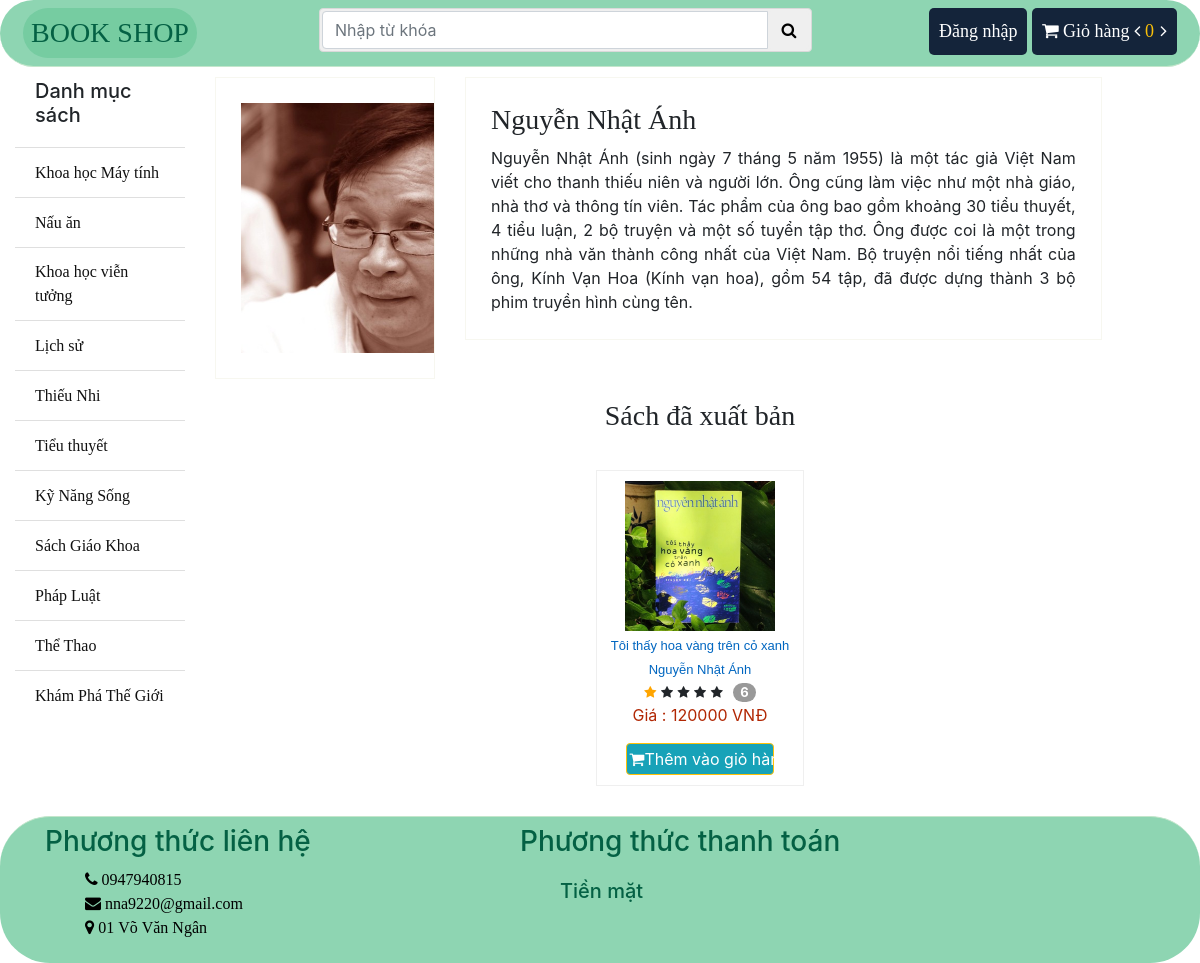
Screenshot of /writer/7 with the database file from the repository.
### store/models.py (models this page shows, shortened)
class Category(models.Model):
	name = models.CharField(max_length = 100)
	slug = models.SlugField(max_length = 150, unique=True ,db_index=True)#unique : đường dẫn duy nhất, db_index : tạo chỉ mục csdl
	create_at = models.DateTimeField(auto_now_add = True)#ngày khởi tạo  sp
	updated_at = models.DateTimeField(auto_now_add = True) #ngày cập nhập, chỉnh sửa

class Writer(models.Model):
	name = models.CharField(max_length = 100)
	slug = models.SlugField(max_length=150, unique=True ,db_index=True)
	bio = models.TextField()
	pic = models.FileField(upload_to = "writer/") #up load ảnh vào file tacgia
	create_at = models.DateTimeField(auto_now_add = True)
	updated_at = models.DateTimeField(auto_now_add = True)
	def __str__(self):
		return self.name

class Book(models.Model):
	writer = models.ForeignKey(Writer, on_delete = models.CASCADE)#on_delete : làm việc với khóa ngoại
	category = models.ForeignKey(Category, on_delete = models.CASCADE)
	name = models.CharField(max_length = 100)
	slug = models.SlugField(max_length=100, db_index=True)
	price = models.IntegerField() #Giá của sp
	stock = models.IntegerField() #Giảm giá
	coverpage = models.FileField(upload_to = "coverpage/") #Up load file ảnh vào coverpage
	bookpage = models.FileField(upload_to = "bookpage/") #-----------------------bookpage
	created = models.DateTimeField(auto_now_add=True)
	updated = models.DateTimeField(auto_now=True)
	totalreview = models.IntegerField(default=1) #Đánh giá = text
	totalrating = models.FloatField(default=5) #đnáh giá = sao
	status = models.IntegerField(default=0) #Trạng thái trong kho
	description = models.TextField() #Phần giưới thiệu sách

### store/views.py (the view)
# urls.py: path('writer/<int:id>', views.get_writer, name = "writer"),
def get_writer(request, id):
    wrt = get_object_or_404(Writer, id=id)
    book = Book.objects.filter(writer_id=wrt.id)
    context = {
        "wrt": wrt,
        "book": book
    }
    return render(request, "store/writer.html", context)

### cart/cart.py (called while the page is built)
    def __len__(self):
        return sum(item['quantity'] for item in self.cart.values())

### store/context_processors.py (called while the page is built)
def sidebar(request):
	categories = Category.objects.all()
	context = {
		"cat":categories
	}
	return context

def cart(request):
	cart = Cart(request)
	context = {
		"cart": cart
	}
	return context

### store/templatetags/customfunction.py (called while the page is built)
@register.filter(name='text_short')
def text_short(value):
	temp = value[0:50]
	return temp

### store/templates/store/writer.html
{% extends 'store/base.html' %}
{% load static %}
{% load customfunction %}
{% block container %}
			<div class="row">
				<div class="col-sm-12">
					<div class="row">
						<div class="col-sm-3">
							<div class="view-details">
								<img src="{{ wrt.pic.url }}">
							</div>
						</div>
						<div class="col-sm-8">
							<div class="product-information">
								<h3>{{ wrt.name }}</h3>
								<article class="text-justify" style="margin-top:10px;">{{ wrt.bio }}</article>
							</div>
						</div>
					</div>
				</div>
				<div class="col-sm-12">
					<div class="titleheader">
						<h3 class="h2header text-center">Sách đã xuất bản</h3>
					</div>
					<div class="regulara sliderzx">
						{% for item in book %}
						<div class="book-wrapper text-center">
							<div class="coverpage">
								<img src="{{ item.coverpage.url }}"/>
							</div>
							<a href="{% url 'store:book' id=item.id %}">{{ item.name|text_short }}</a>
							<a href="{% url 'store:writer' id=item.writer.id %}">{{ item.writer }}</a>
							<div class="rating">
								{{ item.totalrating|averagerating:item.totalreview }}
								<span class="totalrating">{{ item.totalreview|add:-1 }}</span>
							</div>
							<p> Giá : {{ item.price }} VNĐ </p>
							<button class="btn btn-warning" id="addTocart" data-book-id="{{ item.id }}">
									<i class="fa fa-shopping-cart""></i>Thêm vào giỏ hàng
								</button>
						</div>
						{% endfor %}
					</div>
				</div>
			</div>
{% endblock %}

### store/templates/store/bin/sidebar.html
<ul class="list-group list-group-flush ">
	<li class="list-group-item "><h5>Danh mục sách</h5></li>
	{% for p in cat %}
	<li class="list-group-item"><a href="{% url 'store:category' id=p.id %}">{{p.name}}</a></li>
	{% endfor %}
</ul>

### store/static/css/style.css (style rules this page uses)
.titleheader { margin-top: 20px; display: block; text-align: center; }
.titleheader > h3, a { font-family: "Times New Roman", Times, serif; display: inline-block; }
.sliderzx { width: 94%; margin: 20px auto; }
.book-wrapper { max-width: 250px; margin: 10px; border: 1px solid #efefef; padding: 10px; display: inline-block; }
.book-wrapper .btn { width: 80%; margin: auto; }
.book-wrapper p { color: #B12704; }
.book-wrapper a { display: block; padding-top:5px; font-family: Arial, Helvetica, sans-serif; color: #0066c0; text-decoration: none; white-space: normal; letter-spacing: normal; font-size: 13px!important; line-height: 19px!important; }
.coverpage img { max-height: 200px; max-width: 150px; margin: auto; }
.totalrating { display: inline-block; min-width: 10px; padding: 3px 7px; font-weight: bold; line-height: 1; color: #fff; text-align: center; white-space: nowrap; background-color: #999; border-radius: 10px; margin-left: 6px; }
.rating span { font-size: 13px; }
.checked { color: orange; }
ul li { list-style: none; }
.list-group li a { color: #111; }
.btn-warning, .btn-warning:hover { color: #fff; }
.book-wrapper .btn, .pricebox .btn { padding: 3px }
.view-details { position: relative; border: 1px solid #F7F7F0; padding:25px; overflow: hidden; margin-top: 10px; }
.view-details img { max-height: 250px; transition: all 0.3s ease-in-out; }
.product-information, .pricebox { border: 1px solid #F7F7F0; padding:25px; margin-top: 10px; }
.product-information h3 { font-family: "Times New Roman", Times, serif; }

### rows the page displays
Category: name "Khoa học Máy tính"
Category: name "Nấu ăn"
Category: name "Khoa học viễn tưởng"
Category: name "Lịch sử"
Category: name "Thiếu Nhi"
Category: name "Tiểu thuyết"
Category: name "Kỹ Năng Sống"
Category: name "Sách Giáo Khoa"
Category: name "Pháp Luật"
Category: name "Thể Thao"
Category: name "Khám Phá Thế Giới"
Writer: pic (picture), name "Nguyễn Nhật Ánh", bio "Nguyễn Nhật Ánh (sinh ngày 7 tháng 5 năm 1955) là một tác giả Việt Nam viết cho thanh thiếu niên và người lớn. Ông cũng làm việc như một nhà giáo, nhà thơ và thông tín viên. Tác phẩm của ông bao gồm khoảng 30 tiểu thuyết, 4 tiểu luận, 2 bộ truyện và một số tuyển tập thơ. Ông được coi là một trong những nhà văn thành công nhất của Việt Nam. Bộ truyện nổi tiếng nhất của ông, Kính Vạn Hoa (Kính vạn hoa), gồm 54 tập, đã được dựng thành 3 bộ phim truyền hình cùng tên."
Book: coverpage (picture), name|text_short "Tôi thấy hoa vàng trên cỏ xanh", writer "Nguyễn Nhật Ánh", totalreview|add "6", price "120000"

### other values shown
{{ cart|length }} "0"
